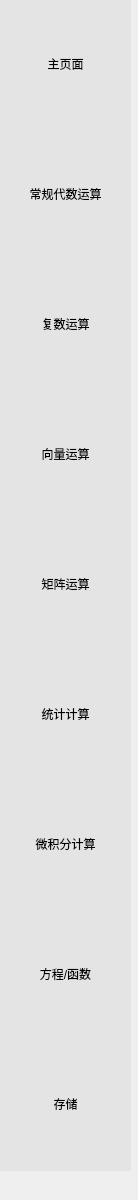
    <widget class="QWidget" name="scrollAreaWidgetContents">
     <property name="geometry">
      <rect>
       <x>0</x>
       <y>0</y>
       <width>138</width>
       <height>1200</height>
      </rect>
     </property>
     <property name="minimumSize">
      <size>
       <width>131</width>
       <height>1200</height>
      </size>
     </property>
     <widget class="QToolButton" name="BtnMainPage">
      <property name="geometry">
       <rect>
        <x>0</x>
        <y>0</y>
        <width>131</width>
        <height>131</height>
       </rect>
      </property>
      <property name="styleSheet">
       <string notr="true">QToolButton{   
	border-top: 3px outset transparent;           /* 上边框宽度3像素、突出显示、颜色为透明 */
	border-bottom: 7px outset transparent;
	border-right: 3px outset transparent;
	border-left: 3px outset transparent;
    min-width: 80px;                            /* 控件最小宽度 */
    min-height: 80px;
	background-color: rgb(228, 228, 228);
	
	font: 11pt &quot;Microsoft YaHei UI&quot;;
}

/* 鼠标悬停 */
QToolButton:hover{
	background-color: rgb(205, 205, 205);
}

/* 点击和按下 */
QToolButton:pressed,QToolButton:checked{
	border-left: 3px outset rgb(93, 95, 97); 
	background-color: rgb(246, 246, 246);	
}

QPushButton:default {
    border-color: navy; 
}</string>
      </property>
      <property name="text">
       <string>主页面</string>
      </property>
      <property name="icon">
       <iconset>
        <normalon>:/image/image0.png</normalon>
       </iconset>
      </property>
      <property name="iconSize">
       <size>
        <width>80</width>
        <height>80</height>
       </size>
      </property>
      <property name="checkable">
       <bool>true</bool>
      </property>
      <property name="toolButtonStyle">
       <enum>Qt::ToolButtonTextUnderIcon</enum>
      </property>
     </widget>
     <widget class="QToolButton" name="BtnNormCalc">
      <property name="geometry">
       <rect>
        <x>0</x>
        <y>130</y>
        <width>131</width>
        <height>131</height>
       </rect>
      </property>
      <property name="autoFillBackground">
       <bool>false</bool>
      </property>
      <property name="styleSheet">
       <string notr="true">QToolButton{   
	font: 11pt &quot;Microsoft YaHei UI&quot;;
	border-top: 3px outset transparent;           /* 上边框宽度3像素、突出显示、颜色为透明 */
	border-bottom: 7px outset transparent;
	border-right: 3px outset transparent;
	border-left: 3px outset transparent;
    min-width: 80px;                            /* 控件最小宽度 */
    min-height: 80px;
	background-color: rgb(228, 228, 228);
}

/* 鼠标悬停 */
QToolButton:hover{
	background-color: rgb(205, 205, 205);
}

/* 点击和按下 */
QToolButton:pressed,QToolButton:checked{
	border-left: 3px outset rgb(93, 95, 97); 
	background-color: rgb(246, 246, 246);	
}

QPushButton:default {
    border-color: navy; 
}

</string>
      </property>
      <property name="text">
       <string>常规代数运算</string>
      </property>
      <property name="icon">
       <iconset resource="res.qrc">
        <normaloff>:/image/image1.png</normaloff>
        <normalon>:/image/image1.png</normalon>:/image/image1.png</iconset>
      </property>
      <property name="iconSize">
       <size>
        <width>80</width>
        <height>80</height>
       </size>
      </property>
      <property name="checkable">
       <bool>true</bool>
      </property>
      <property name="toolButtonStyle">
       <enum>Qt::ToolButtonTextUnderIcon</enum>
      </property>
     </widget>
     <widget class="QToolButton" name="BtnComplexCalc">
      <property name="geometry">
       <rect>
        <x>0</x>
        <y>260</y>
        <width>131</width>
        <height>131</height>
       </rect>
      </property>
      <property name="styleSheet">
       <string notr="true">QToolButton{   
	font: 11pt &quot;Microsoft YaHei UI&quot;;
	border-top: 3px outset transparent;           /* 上边框宽度3像素、突出显示、颜色为透明 */
	border-bottom: 7px outset transparent;
	border-right: 3px outset transparent;
	border-left: 3px outset transparent;
    min-width: 80px;                            /* 控件最小宽度 */
    min-height: 80px;
	background-color: rgb(228, 228, 228);
}

/* 鼠标悬停 */
QToolButton:hover{
	background-color: rgb(205, 205, 205);
}

/* 点击和按下 */
QToolButton:pressed,QToolButton:checked{
	border-left: 3px outset rgb(93, 95, 97); 
	background-color: rgb(246, 246, 246);	
}

QPushButton:default {
    border-color: navy; 
}</string>
      </property>
      <property name="text">
       <string>复数运算</string>
      </property>
      <property name="icon">
       <iconset>
        <normalon>:/image/image2.png</normalon>
       </iconset>
      </property>
      <property name="iconSize">
       <size>
        <width>80</width>
        <height>80</height>
       </size>
      </property>
      <property name="checkable">
       <bool>true</bool>
      </property>
      <property name="toolButtonStyle">
       <enum>Qt::ToolButtonTextUnderIcon</enum>
      </property>
     </widget>
     <widget class="QToolButton" name="BtnVectorCalc">
      <property name="geometry">
       <rect>
        <x>0</x>
        <y>390</y>
        <width>131</width>
        <height>131</height>
       </rect>
      </property>
      <property name="styleSheet">
       <string notr="true">QToolButton{   
	font: 11pt &quot;Microsoft YaHei UI&quot;;
	border-top: 3px outset transparent;           /* 上边框宽度3像素、突出显示、颜色为透明 */
	border-bottom: 7px outset transparent;
	border-right: 3px outset transparent;
	border-left: 3px outset transparent;
    min-width: 80px;                            /* 控件最小宽度 */
    min-height: 80px;
	background-color: rgb(228, 228, 228);
}

/* 鼠标悬停 */
QToolButton:hover{
	background-color: rgb(205, 205, 205);
}

/* 点击和按下 */
QToolButton:pressed,QToolButton:checked{
	border-left: 3px outset rgb(93, 95, 97); 
	background-color: rgb(246, 246, 246);	
}

QPushButton:default {
    border-color: navy; 
}</string>
      </property>
      <property name="text">
       <string>向量运算</string>
      </property>
      <property name="icon">
       <iconset>
        <normalon>:/image/image3.png</normalon>
       </iconset>
      </property>
      <property name="iconSize">
       <size>
        <width>80</width>
        <height>80</height>
       </size>
      </property>
      <property name="checkable">
       <bool>true</bool>
      </property>
      <property name="toolButtonStyle">
       <enum>Qt::ToolButtonTextUnderIcon</enum>
      </property>
     </widget>
     <widget class="QToolButton" name="BtnMatrixCalc">
      <property name="geometry">
       <rect>
        <x>0</x>
        <y>520</y>
        <width>131</width>
        <height>131</height>
       </rect>
      </property>
      <property name="styleSheet">
       <string notr="true">QToolButton{   
	font: 11pt &quot;Microsoft YaHei UI&quot;;
	border-top: 3px outset transparent;           /* 上边框宽度3像素、突出显示、颜色为透明 */
	border-bottom: 7px outset transparent;
	border-right: 3px outset transparent;
	border-left: 3px outset transparent;
    min-width: 80px;                            /* 控件最小宽度 */
    min-height: 80px;
	background-color: rgb(228, 228, 228);
}

/* 鼠标悬停 */
QToolButton:hover{
	background-color: rgb(205, 205, 205);
}

/* 点击和按下 */
QToolButton:pressed,QToolButton:checked{
	border-left: 3px outset rgb(93, 95, 97); 
	background-color: rgb(246, 246, 246);	
}

QPushButton:default {
    border-color: navy; 
}</string>
      </property>
      <property name="text">
       <string>矩阵运算</string>
      </property>
      <property name="icon">
       <iconset>
        <normalon>:/image/image4.png</normalon>
       </iconset>
      </property>
      <property name="iconSize">
       <size>
        <width>80</width>
        <height>80</height>
       </size>
      </property>
      <property name="checkable">
       <bool>true</bool>
      </property>
      <property name="toolButtonStyle">
       <enum>Qt::ToolButtonTextUnderIcon</enum>
      </property>
     </widget>
     <widget class="QToolButton" name="BtnStatCalc">
      <property name="geometry">
       <rect>
        <x>0</x>
        <y>650</y>
        <width>131</width>
        <height>131</height>
       </rect>
      </property>
      <property name="styleSheet">
       <string notr="true">QToolButton{   
	font: 11pt &quot;Microsoft YaHei UI&quot;;
	border-top: 3px outset transparent;           /* 上边框宽度3像素、突出显示、颜色为透明 */
	border-bottom: 7px outset transparent;
	border-right: 3px outset transparent;
	border-left: 3px outset transparent;
    min-width: 80px;                            /* 控件最小宽度 */
    min-height: 80px;
	background-color: rgb(228, 228, 228);
}

/* 鼠标悬停 */
QToolButton:hover{
	background-color: rgb(205, 205, 205);
}

/* 点击和按下 */
QToolButton:pressed,QToolButton:checked{
	border-left: 3px outset rgb(93, 95, 97); 
	background-color: rgb(246, 246, 246);	
}

QPushButton:default {
    border-color: navy; 
}</string>
      </property>
      <property name="text">
       <string>统计计算</string>
      </property>
      <property name="icon">
       <iconset>
        <normalon>:/image/image5.png</normalon>
       </iconset>
      </property>
      <property name="iconSize">
       <size>
        <width>80</width>
        <height>80</height>
       </size>
      </property>
      <property name="checkable">
       <bool>true</bool>
      </property>
      <property name="toolButtonStyle">
       <enum>Qt::ToolButtonTextUnderIcon</enum>
      </property>
     </widget>
     <widget class="QToolButton" name="BtnCalculusCalc">
      <property name="geometry">
       <rect>
        <x>0</x>
        <y>780</y>
        <width>131</width>
        <height>131</height>
       </rect>
      </property>
      <property name="styleSheet">
       <string notr="true">QToolButton{   
	font: 11pt &quot;Microsoft YaHei UI&quot;;
	border-top: 3px outset transparent;           /* 上边框宽度3像素、突出显示、颜色为透明 */
	border-bottom: 7px outset transparent;
	border-right: 3px outset transparent;
	border-left: 3px outset transparent;
    min-width: 80px;                            /* 控件最小宽度 */
    min-height: 80px;
	background-color: rgb(228, 228, 228);
}

/* 鼠标悬停 */
QToolButton:hover{
	background-color: rgb(205, 205, 205);
}

/* 点击和按下 */
QToolButton:pressed,QToolButton:checked{
	border-left: 3px outset rgb(93, 95, 97); 
	background-color: rgb(246, 246, 246);	
}

QPushButton:default {
    border-color: navy; 
}</string>
      </property>
      <property name="text">
       <string>微积分计算</string>
      </property>
      <property name="icon">
       <iconset>
        <normalon>:/image/image6.png</normalon>
       </iconset>
      </property>
      <property name="iconSize">
       <size>
        <width>80</width>
        <height>80</height>
       </size>
      </property>
      <property name="checkable">
       <bool>true</bool>
      </property>
      <property name="toolButtonStyle">
       <enum>Qt::ToolButtonTextUnderIcon</enum>
      </property>
     </widget>
     <widget class="QToolButton" name="BtnFuncCalc">
      <property name="geometry">
       <rect>
        <x>0</x>
        <y>910</y>
        <width>131</width>
        <height>131</height>
       </rect>
      </property>
      <property name="styleSheet">
       <string notr="true">QToolButton{   
	font: 11pt &quot;Microsoft YaHei UI&quot;;
	border-top: 3px outset transparent;           /* 上边框宽度3像素、突出显示、颜色为透明 */
	border-bottom: 7px outset transparent;
	border-right: 3px outset transparent;
	border-left: 3px outset transparent;
    min-width: 80px;                            /* 控件最小宽度 */
    min-height: 80px;
	background-color: rgb(228, 228, 228);
}

/* 鼠标悬停 */
QToolButton:hover{
	background-color: rgb(205, 205, 205);
}

/* 点击和按下 */
QToolButton:pressed,QToolButton:checked{
	border-left: 3px outset rgb(93, 95, 97); 
	background-color: rgb(246, 246, 246);	
}

QPushButton:default {
    border-color: navy; 
}</string>
      </property>
      <property name="text">
       <string>方程/函数</string>
      </property>
      <property name="icon">
       <iconset>
        <normalon>:/image/image7.png</normalon>
       </iconset>
      </property>
      <property name="iconSize">
       <size>
        <width>80</width>
        <height>80</height>
       </size>
      </property>
      <property name="checkable">
       <bool>true</bool>
      </property>
      <property name="toolButtonStyle">
       <enum>Qt::ToolButtonTextUnderIcon</enum>
      </property>
     </widget>
     <widget class="QToolButton" name="BtnStorage">
      <property name="geometry">
       <rect>
        <x>0</x>
        <y>1040</y>
        <width>131</width>
        <height>131</height>
       </rect>
      </property>
      <property name="styleSheet">
       <string notr="true">QToolButton{   
	font: 11pt &quot;Microsoft YaHei UI&quot;;
	border-top: 3px outset transparent;           /* 上边框宽度3像素、突出显示、颜色为透明 */
	border-bottom: 7px outset transparent;
	border-right: 3px outset transparent;
	border-left: 3px outset transparent;
    min-width: 80px;                            /* 控件最小宽度 */
    min-height: 80px;
	background-color: rgb(228, 228, 228);
}

/* 鼠标悬停 */
QToolButton:hover{
	background-color: rgb(205, 205, 205);
}

/* 点击和按下 */
QToolButton:pressed,QToolButton:checked{
	border-left: 3px outset rgb(93, 95, 97); 
	background-color: rgb(246, 246, 246);	
}

QPushButton:default {
    border-color: navy; 
}</string>
      </property>
      <property name="text">
       <string>存储</string>
      </property>
      <property name="icon">
       <iconset resource="res.qrc">
        <normaloff>:/image/image8.png</normaloff>:/image/image8.png</iconset>
      </property>
      <property name="iconSize">
       <size>
        <width>80</width>
        <height>80</height>
       </size>
      </property>
      <property name="checkable">
       <bool>true</bool>
      </property>
      <property name="toolButtonStyle">
       <enum>Qt::ToolButtonTextUnderIcon</enum>
      </property>
     </widget>
    </widget>
